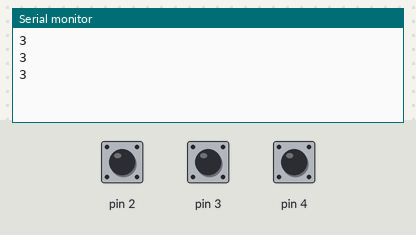
Simulated run of this sketch. Board: Arduino Uno, built with avr-gcc and run on an emulated ATmega328P. On the bench: the last lines printed to the serial monitor. The test bench sets the inputs (shaded band); at power-on: pin 2 HIGH, pin 3 HIGH, pin 4 HIGH.

Above: at 2.8 s.
2.9 s: pin 2 pulled LOW for 1.2 s
At 3.8 s:
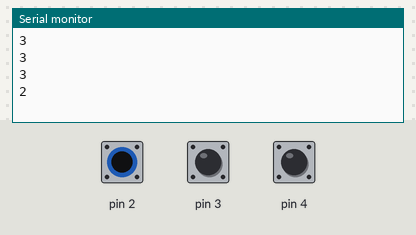
5.6 s: pin 3 pulled LOW for 1.2 s
At 6.5 s:
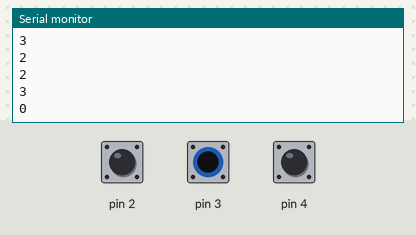
Timing chart, 0 to 8.6 s (numbered marks = the images above; inputs shaded):
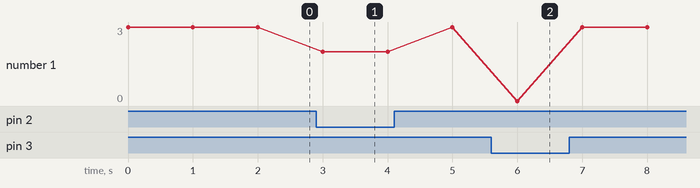

Measured:
- after the input at 2.9 s, the serial monitor: prints a new line after 0.10 s (image 1)
- after the input at 5.6 s, the serial monitor: prints a new line after 0.40 s (image 2)

The sketch:

toll_gate.ino
```cpp
int sensorVa1=LOW , sensorVa2=LOW  , sensorVa3=LOW ;
void setup()
{
  Serial.begin(9600);

  pinMode(2, INPUT_PULLUP);
  pinMode(3, INPUT_PULLUP);
  pinMode(4, INPUT_PULLUP);

}

void loop()
{

  int sensorVa1 = digitalRead(2);
  int sensorVa2 = digitalRead(3);
  int sensorVa3 = digitalRead(4);

 if(sensorVa1==LOW && sensorVa2==LOW  && sensorVa3==HIGH)
   {
    Serial.println("1");
  delay(1000);
  }
  else if (sensorVa1==LOW && sensorVa2==HIGH  && sensorVa3==HIGH)
  {
    Serial.println("2");
    delay(1000);
 }
   else if(sensorVa1==HIGH && sensorVa2==HIGH  && sensorVa3==HIGH)
  {
    Serial.println("3");
    delay(1000);
 }
 else
 {
   Serial.println("0");
   delay(1000);
  }
}
```
